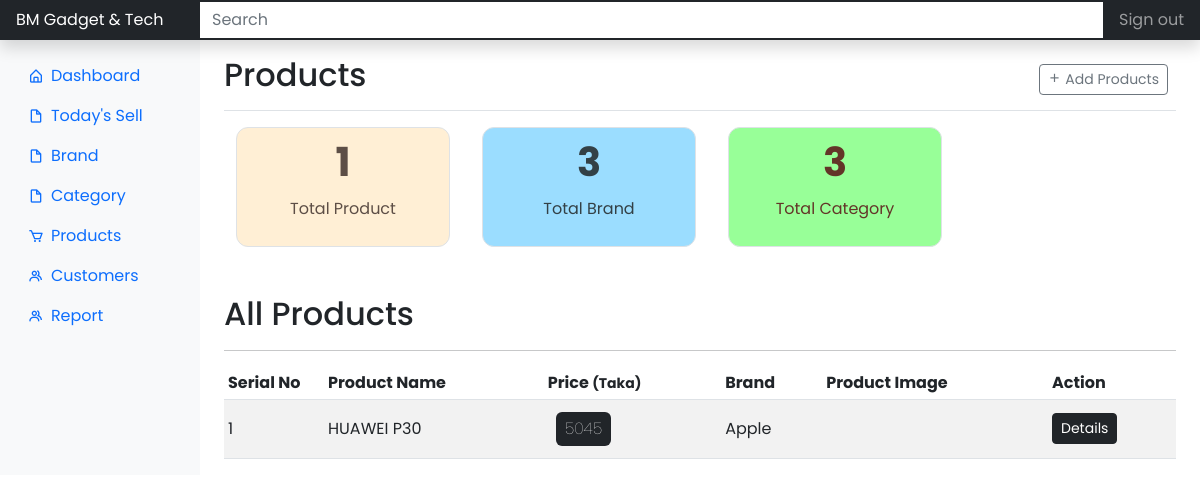
The app's page /dashboard/products/ (signed in), older data.
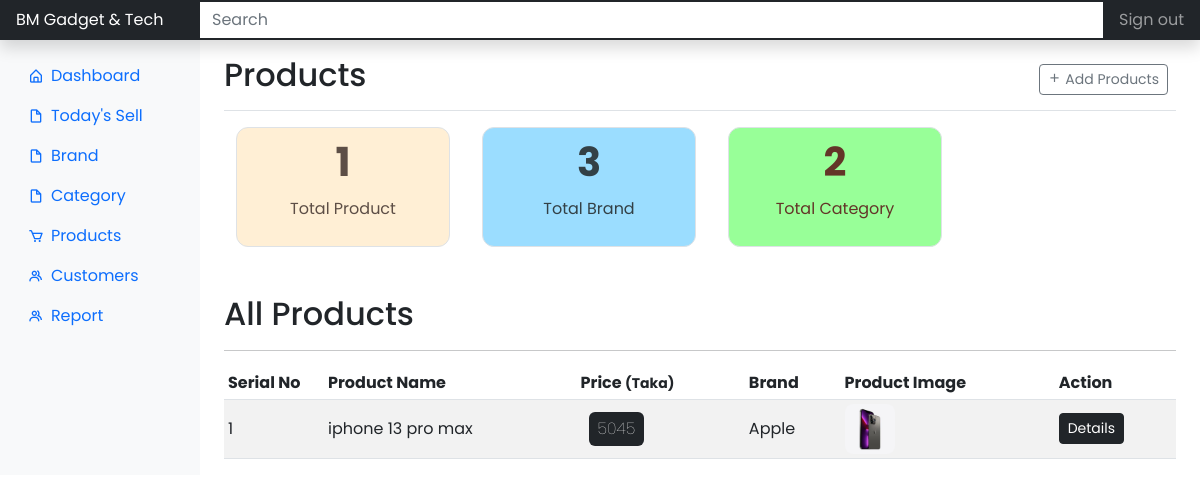
The same page, newer data.
### app/models.py (models this page shows)
class Products(db.Model):
    id = db.Column(db.Integer, primary_key=True)
    name = db.Column(db.String(), nullable=False)
    productid = db.Column(db.String(), nullable=False)
    price = db.Column(db.String(), nullable=False)
    stock = db.Column(db.Integer, nullable=False, default='00')
    colors = db.Column(db.Text())
    description = db.Column(db.Text())
    pub_date = db.Column(db.DateTime, nullable=False, default=datetime.utcnow)
    available_status = db.Column(db.String(), default='yes')
    brand_id = db.Column(db.Integer, db.ForeignKey('brands.id'), nullable=False)
    brand = db.relationship('Brands', backref=db.backref('product', lazy=True))
    category_id = db.Column(db.Integer, db.ForeignKey('categories.id'), nullable=False)
    category = db.relationship('Categories', backref=db.backref('product', lazy=True))
    image1 = db.Column(db.String(), nullable=False, default='image1.jpeg')

class Brands(db.Model):
    id = db.Column(db.Integer, primary_key=True)
    name = db.Column(db.String(), nullable=False, unique=True)
    logo = db.Column(db.String())
    note = db.Column(db.String())

### app/dashboard/views.py (the view, shortened to what this page needs)
@dashboard.route('/dashboard/products/', methods=['GET', 'POST'])
@login_required
def products():
    form=AddProductForm()
    form.product_brand.choices = [(brand.id, brand.name) for brand in Brands.query.all()]
    form.product_category.choices = [(category.id, category.name) for category in Categories.query.all()]
    products = Products.query.all()
    brands = Brands.query.all()
    categories = Categories.query.all()
    existingproduct = Products.query.all()
    return render_template('dashboard/products.html', title='Products', form=form, existingproduct=existingproduct, brands=brands, categories=categories, products=products)

### app/dashboard/forms.py
class AddProductForm(FlaskForm):
    product_name = StringField(
        'Product Name',
        validators=[DataRequired()]
    )
    product_id = StringField(
        'Product ID',
        validators=[DataRequired()]
    )
    product_price = IntegerField(
        'Product Price',
        validators=[DataRequired()]
    )
    product_quantity = IntegerField(
        'Product Quantity',
        validators=[DataRequired()]
    )
    product_description = TextAreaField('Product Description')
    product_brand = SelectField(
        'Product Brand',
        choices=[],
        validators=[DataRequired()]
    )
    product_category = SelectField(
        'Product Category',
        choices=[],
        validators=[DataRequired()]
    )
    product_available = SelectField(
        'Is this product available?',
        choices=[
            ('yes', 'Yes' ),
            ('no', 'No' )
        ],
        validators=[DataRequired()]
    )
    product_image = FileField(
            'Product Image',
            validators = [
                FileAllowed(['jpg', 'png', 'webp', 'jpeg'])
            ]
    )
    submit = SubmitField('Save')

### app/templates/dashboard/products.html (shortened to what this page needs)
{% extends 'layouts/root-dashboard.html' %} {% block body %}
<header class="navbar navbar-dark sticky-top bg-dark flex-md-nowrap p-0 shadow">
	<a class="navbar-brand col-md-3 col-lg-2 me-0 px-3 fs-6" href="#">
		BM Gadget & Tech
	</a>
	<input class="form-control form-control-dark w-100 rounded-0 border-0" type="text" placeholder="Search"
		aria-label="Search" />
	<div class="navbar-nav">
		<div class="nav-item text-nowrap">
			<a class="nav-link px-3" href="#">Sign out </a>
		</div>
	</div>
</header>
<div class="container-fluid">
	<div class="row">
		{% include 'helpers/_dashboard_side_nav.html' %}
		<main class="col-md-9 ms-sm-auto col-lg-10 px-md-4">
			<div
				class="d-flex justify-content-between flex-wrap flex-md-nowrap align-items-center pt-3 pb-2 mb-3 border-bottom">
				<h1 class="h2">Products</h1>
				<div class="btn-toolbar mb-2 mb-md-0">
					<div class="btn-group me-2">
						<button type="button" class="btn btn-sm btn-outline-secondary" data-bs-toggle="modal"
							data-bs-target="#addProduct">
							<i class="bx bx-plus"></i>
							Add Products
						</button>
					</div>
				</div>
			</div>
			<div class="container">
				<div class="row gap-2 mb-5">
					<div class="col-lg-3">
						<div class="border summery__box bg__papayawhip p-2">
							<h3 class="summery__box-title fs-1 fw-bolder">
								{{ products|length }}
							</h3>
							<p class="summery__subtitle">Total Product</p>
						</div>
					</div>
					<div class="col-lg-3">
						<div class="border summery__box bg__anakiwa p-2">
							<h3 class="summery__box-title fs-1 fw-bolder">
								{{ brands|length }}
							</h3>
							<p class="summery__subtitle">Total Brand</p>
						</div>
					</div>
					<div class="col-lg-3">
						<div class="border summery__box bg__mintgreen p-2">
							<h3 class="summery__box-title fs-1 fw-bolder">
								{{ categories|length }}
							</h3>
							<p class="summery__subtitle">Total Category</p>
						</div>
					</div>
				</div>
			</div>
			<h2>All Products</h2>
			<hr />
			{% if existingproduct %}
			<div class="table-responsive">
				<table class="table table-striped table-sm">
					<thead>
						<tr>
							<th scope="col" width="100">Serial No</th>
							<th scope="col">Product Name</th>
							<th scope="col">Price <small>(Taka)</small> </th>
							<th scope="col">Brand</th>
							<th scope="col">Product Image</th>
							<th scope="col">Action</th>
						</tr>
					</thead>
					<tbody>
						{% for product in existingproduct %}
						<tr class="align-middle">
							<td>{{ product.id }}</td>
							<td>{{ product.name }}</td>
							<td>
								<small
									class="fs-6 d-inline-flex m-2 px-2 py-1 fw-lighter text-white bg-dark border border-dark border-opacity-10 rounded-2">
									{{ product.price }}
								</small>
							</td>
							<td>{{ product.brand.name }}</td>
							<td>
								{% if product.image1 %}
								<img src="{{ url_for('static', filename='productimages/' + product.image1) }}" alt=""
									class="img-fluid avatar__logo" />
								{% else %}
								<img src="{{ url_for('static', filename='logos/default.jpg') }}" alt=""
									class="img-fluid avatar__logo" />
								{% endif %}
							</td>
							<td>
								<a class="btn btn-sm btn-dark" data-bs-toggle="modal"
									href="#deleteModalToggle{{product.id}}" role="button">
									Details
								</a>
							</td>
						</tr>
						{% endfor %}
					</tbody>
				</table>
			</div>
			{% endif %}
		</main>
	</div>
</div>
{% endblock %}

Row changes from the older to the newer data that the page shows:
changed Products "Apple": name "HUAWEI P30" → "iphone 13 pro max"; image1: picture added
Text that changed along with them:
{{ categories|length }}: "3" → "2"
